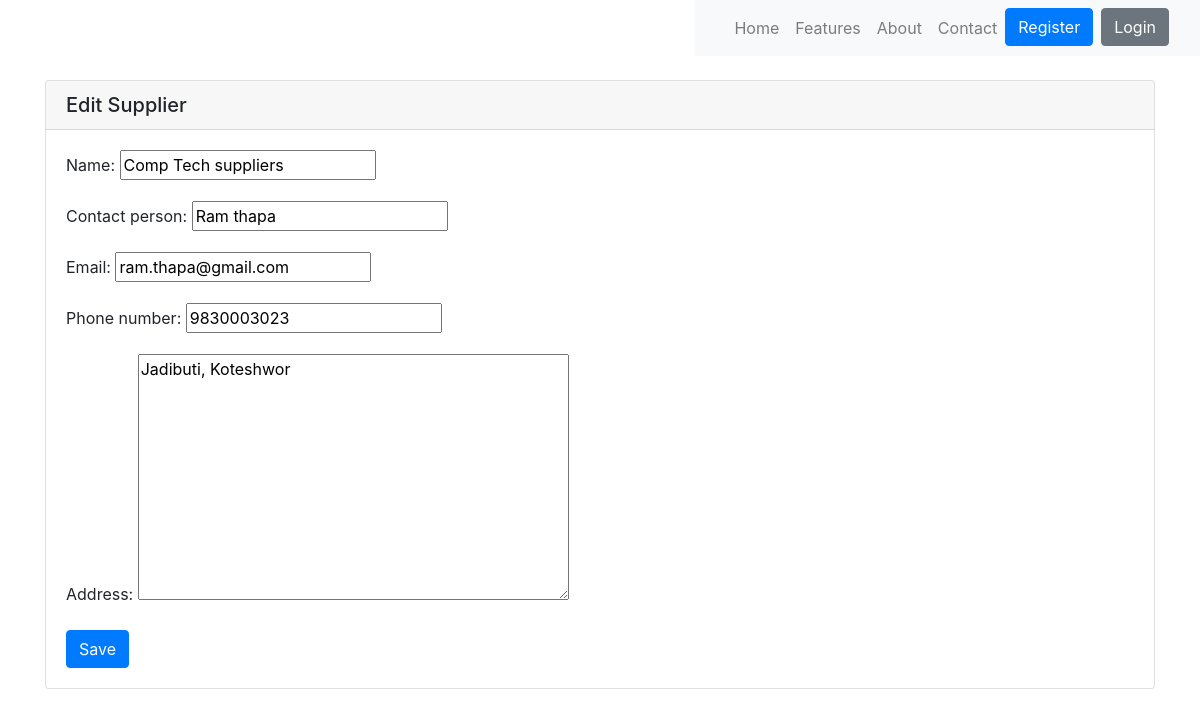
/suppliers/1/edit/, run on the app's committed database.
### p2p_app/models.py (models this page shows, shortened)
class Supplier(models.Model):
    name = models.CharField(max_length=100)
    contact_person = models.CharField(max_length=100)
    email = models.EmailField()
    phone_number = models.CharField(max_length=15)
    address = models.TextField()
    created_at = models.DateTimeField(auto_now_add=True)
    updated_at = models.DateTimeField(auto_now=True)

### p2p_app/views.py (the view)
# urls.py: path('suppliers/<int:pk>/edit/', views.edit_supplier, name='edit_supplier'),
def edit_supplier(request, pk):
    supplier = get_object_or_404(Supplier, pk=pk)
    if request.method == 'POST':
        form = SupplierForm(request.POST, instance=supplier)
        if form.is_valid():
            form.save()
            return redirect('supplier_detail', pk=pk)
    else:
        form = SupplierForm(instance=supplier)
    return render(request, 'supplier/edit_supplier.html', {'form': form})

### p2p_app/forms.py
class SupplierForm(forms.ModelForm):
    class Meta:
        model = Supplier
        fields = '__all__'

### p2p_app/templates/supplier/edit_supplier.html (shortened to what this page needs)
<!DOCTYPE html>
<html>
<head>
</head>
<body>
    <div class="nav-1">{% include 'navbar.html' %}</div>
    <div class="container mt-4">
        <div class="card">
            <h5 class="card-header">Edit Supplier</h5>
            <div class="card-body">
                <form method="post">
                    {{ form.as_p }}
                    <button type="submit" class="btn btn-primary">Save</button>
                </form>
            </div>
        </div>
    </div>
</body>
</html>

### p2p_app/static/css/nav.css (style rules this page uses)
.nav-1 { display: flex; justify-content: flex-end; }

### data on the page
Supplier: name "Comp Tech suppliers", contact_person "Ram thapa", email "ram.thapa@gmail.com", phone_number "9830003023", address "Jadibuti, Koteshwor"
